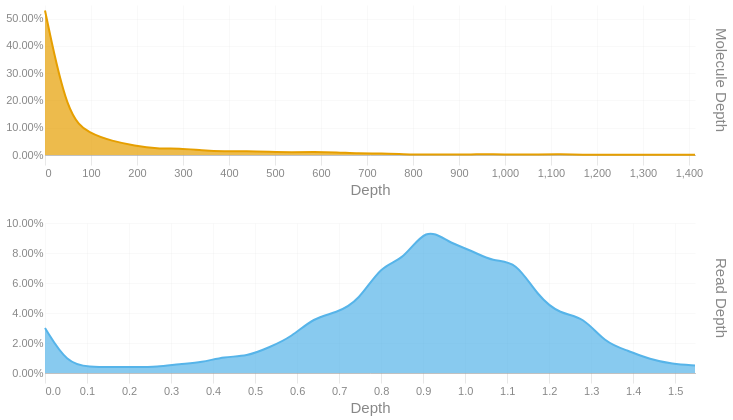

Notebook code cell kept with this figure:
### Code cell
readdep = depth_hist(tb['Read Depth'], q99, 3)
readdep = readdep.with_columns(pl.lit('Read Depth').alias('Metric'))
if not SKIPLR:
    moldep = depth_hist(tb['Molecule Depth'], mol_q99, 1)
    moldep = moldep.with_columns(pl.lit('Molecule Depth').alias('Metric'))
    _hist = pl.concat([readdep, moldep])
    _hist = _hist.filter(pl.col('Proportion') != 0)
    with SafeRender(_hist):
        (
            alt.Chart(_hist)        
            .mark_area(interpolate = "basis")
            .encode(
                x=alt.X('Bin:Q').scale(domainMin=0).axis(alt.Axis(title='Depth')),
                y = alt.Y('Proportion:Q', title = None).axis(format = '.2%'),
                color = alt.Color('Metric:N').legend(None),
                row = alt.Row("Metric:N").header(title = None, labelOrient = 'right'),
                tooltip = [
                    alt.Tooltip("Metric:N", title = "Metric"),
                    alt.Tooltip('Interval:N', title = "Depth Interval"),
                    alt.Tooltip('Proportion:Q', title = "% Alignments").format('.2%')
                ]
            )
            .resolve_scale(x='independent', y='independent')
            .properties(
                height = 150, width = 650,
                usermeta={'embedOptions': {'downloadFileName': f'{samplename}.depth.hist'}}
            )
        ).display()
else:
    readdep = readdep.filter(pl.col('Proportion') != 0)
    with SafeRender(readdep):
        (
            alt.Chart(readdep)        
            .mark_area(interpolate = "basis")
            .encode(
                x=alt.X('Bin:Q').scale(domainMin=0).axis(alt.Axis(title='Depth')),
                y = alt.Y('Proportion:Q', title = None).axis(format = '.2%'),
                tooltip = [
                    alt.Tooltip('Interval:N', title = "Depth Interval"),
                    alt.Tooltip('Proportion:Q', title = "% Alignments").format('.2%')
                ]
            )
            .properties(
                usermeta={'embedOptions': {'downloadFileName': f'{samplename}.depth.hist'}}
            )
        ).display()

### Figure 1 — Vega-Lite specification as saved in the notebook (floating-point values rounded to 4 significant figures)
{"width": 650, "height": 150, "config": {"title": {"anchor": "start", "dy": -15, "fontSize": 18, "color": "#888888", "subtitleColor": "#888888", "subtitleFontSize": 14}, "arc": {"fill": "#0072B2"}, "axis": {"domainColor": "#888888", "domainWidth": 0.5, "gridWidth": 0.2, "grid": false, "titleFontWeight": 400, "titleFontSize": 15, "labelFontSize": 11, "labelColor": "#888888", "tickColor": "#888888", "tickWidth": 0.2, "titleColor": "#888888"}, "axisBand": {"grid": false}, "axisX": {"grid": true, "tickSize": 10, "domainCap": "round"}, "axisY": {"domain": false, "grid": true, "tickSize": 0, "domainCap": "round"}, "background": "transparent", "header": {"labelFontSize": 15, "labelColor": "#888888", "titleFontSize": 15, "titleFontWeight": 600, "titleColor": "#888888"}, "legend": {"labelFont": "sans-serif", "labelFontSize": 12, "labelColor": "#888888", "symbolSize": 100, "symbolType": "circle", "titleFontSize": 12, "titlePadding": 10, "titleColor": "#888888", "title": null}, "range": {"category": ["#E69F00", "#56B4E9", "#009E73", "#F0E442", "#0072B2", "#D55E00", "#CC79A7", "#000000"], "diverging": ["#cfe8f3", "#a2d4ec", "#73bfe2", "#46abdb", "#1696d2", "#12719e"]}, "area": {"fill": "#0072B2", "fillOpacity": 0.7, "line": true, "strokeOpacity": 0.7}, "line": {"color": "#0072B2", "stroke": "#0072B2", "strokeWidth": 2}, "trail": {"color": "#0072B2", "stroke": "#0072B2", "strokeWidth": 0, "size": 1}, "point": {"filled": true, "fillOpacity": 1.0, "size": 95}, "text": {"color": "#888888", "fontSize": 11, "align": "right", "fontWeight": 400, "size": 11}, "bar": {"fill": "#0072B2", "stroke": null}, "view": {"stroke": null, "continuousWidth": 660, "continuousHeight": 400}}, "data": {"name": "data-273d45f80de0422926e42359eb4ffbc8"}, "mark": {"type": "area", "interpolate": "basis"}, "encoding": {"color": {"field": "Metric", "legend": null, "type": "nominal"}, "row": {"field": "Metric", "header": {"title": null, "labelOrient": "right"}, "type": "nominal"}, "tooltip": [{"field": "Metric", "title": "Metric", "type": "nominal"}, {"field": "Interval", "title": "Depth Interval", "type": "nominal"}, {"field": "Proportion", "format": ".2%", "title": "% Alignments", "type": "quantitative"}], "x": {"axis": {"title": "Depth"}, "field": "Bin", "scale": {"domainMin": 0}, "type": "quantitative"}, "y": {"axis": {"format": ".2%"}, "field": "Proportion", "title": null, "type": "quantitative"}}, "resolve": {"scale": {"x": "independent", "y": "independent"}}, "usermeta": {"embedOptions": {"downloadFileName": "S1_Tusket_017.depth.hist"}}, "$schema": "https://vega.github.io/schema/vega-lite/v6.1.0.json", "datasets": {"data-273d45f80de0422926e42359eb4ffbc8": [{"Bin": 0.0, "Interval": "0.0-0.053", "Proportion": 0.03, "Metric": "Read Depth"}, {"Bin": 0.053, "Interval": "0.053-0.107", "Proportion": 0.006, "Metric": "Read Depth"}, {"Bin": 0.107, "Interval": "0.107-0.16", "Proportion": 0.004, "Metric": "Read Depth"}, {"Bin": 0.16, "Interval": "0.16-0.213", "Proportion": 0.004, "Metric": "Read Depth"}, {"Bin": 0.213, "Interval": "0.213-0.267", "Proportion": 0.004, "Metric": "Read Depth"}, {"Bin": 0.267, "Interval": "0.267-0.32", "Proportion": 0.004, "Metric": "Read Depth"}, {"Bin": 0.32, "Interval": "0.32-0.373", "Proportion": 0.006, "Metric": "Read Depth"}, {"Bin": 0.373, "Interval": "0.373-0.427", "Proportion": 0.007, "Metric": "Read Depth"}, {"Bin": 0.427, "Interval": "0.427-0.48", "Proportion": 0.011, "Metric": "Read Depth"}, {"Bin": 0.48, "Interval": "0.48-0.533", "Proportion": 0.011, "Metric": "Read Depth"}, {"Bin": 0.533, "Interval": "0.533-0.587", "Proportion": 0.017, "Metric": "Read Depth"}, {"Bin": 0.587, "Interval": "0.587-0.64", "Proportion": 0.024, "Metric": "Read Depth"}, {"Bin": 0.64, "Interval": "0.64-0.693", "Proportion": 0.037, "Metric": "Read Depth"}, {"Bin": 0.693, "Interval": "0.693-0.747", "Proportion": 0.04, "Metric": "Read Depth"}, {"Bin": 0.747, "Interval": "0.747-0.8", "Proportion": 0.048, "Metric": "Read Depth"}, {"Bin": 0.8, "Interval": "0.8-0.853", "Proportion": 0.072, "Metric": "Read Depth"}, {"Bin": 0.853, "Interval": "0.853-0.907", "Proportion": 0.075, "Metric": "Read Depth"}, {"Bin": 0.907, "Interval": "0.907-0.96", "Proportion": 0.098, "Metric": "Read Depth"}, {"Bin": 0.96, "Interval": "0.96-1.013", "Proportion": 0.087, "Metric": "Read Depth"}, {"Bin": 1.013, "Interval": "1.013-1.067", "Proportion": 0.082, "Metric": "Read Depth"}, {"Bin": 1.067, "Interval": "1.067-1.12", "Proportion": 0.074, "Metric": "Read Depth"}, {"Bin": 1.12, "Interval": "1.12-1.173", "Proportion": 0.075, "Metric": "Read Depth"}, {"Bin": 1.173, "Interval": "1.173-1.227", "Proportion": 0.051, "Metric": "Read Depth"}, {"Bin": 1.227, "Interval": "1.227-1.28", "Proportion": 0.039, "Metric": "Read Depth"}, {"Bin": 1.28, "Interval": "1.28-1.333", "Proportion": 0.038, "Metric": "Read Depth"}, {"Bin": 1.333, "Interval": "1.333-1.387", "Proportion": 0.02, "Metric": "Read Depth"}, {"Bin": 1.387, "Interval": "1.387-1.44", "Proportion": 0.015, "Metric": "Read Depth"}, {"Bin": 1.44, "Interval": "1.44-1.493", "Proportion": 0.009, "Metric": "Read Depth"}, {"Bin": 1.493, "Interval": "1.493-1.547", "Proportion": 0.006, "Metric": "Read Depth"}, {"Bin": 1.547, "Interval": "1.547-1.6", "Proportion": 0.005, "Metric": "Read Depth"}, {"Bin": 0.0, "Interval": "0.0-48.7", "Proportion": 0.53, "Metric": "Molecule Depth"}, {"Bin": 48.7, "Interval": "48.7-97.5", "Proportion": 0.139, "Metric": "Molecule Depth"}, {"Bin": 97.5, "Interval": "97.5-146.2", "Proportion": 0.078, "Metric": "Molecule Depth"}, {"Bin": 146.2, "Interval": "146.2-194.9", "Proportion": 0.051, "Metric": "Molecule Depth"}, {"Bin": 194.9, "Interval": "194.9-243.7", "Proportion": 0.034, "Metric": "Molecule Depth"}, {"Bin": 243.7, "Interval": "243.7-292.4", "Proportion": 0.023, "Metric": "Molecule Depth"}, {"Bin": 292.4, "Interval": "292.4-341.1", "Proportion": 0.024, "Metric": "Molecule Depth"}, {"Bin": 341.1, "Interval": "341.1-389.9", "Proportion": 0.017, "Metric": "Molecule Depth"}, {"Bin": 389.9, "Interval": "389.9-438.6", "Proportion": 0.013, "Metric": "Molecule Depth"}, {"Bin": 438.6, "Interval": "438.6-487.3", "Proportion": 0.014, "Metric": "Molecule Depth"}, {"Bin": 487.3, "Interval": "487.3-536.1", "Proportion": 0.012, "Metric": "Molecule Depth"}, {"Bin": 536.1, "Interval": "536.1-584.8", "Proportion": 0.01, "Metric": "Molecule Depth"}, {"Bin": 584.8, "Interval": "584.8-633.5", "Proportion": 0.011, "Metric": "Molecule Depth"}, {"Bin": 633.5, "Interval": "633.5-682.2", "Proportion": 0.01, "Metric": "Molecule Depth"}, {"Bin": 682.2, "Interval": "682.2-731.0", "Proportion": 0.005, "Metric": "Molecule Depth"}, {"Bin": 731.0, "Interval": "731.0-779.7", "Proportion": 0.006, "Metric": "Molecule Depth"}, {"Bin": 779.7, "Interval": "779.7-828.4", "Proportion": 0.003, "Metric": "Molecule Depth"}, {"Bin": 828.4, "Interval": "828.4-877.2", "Proportion": 0.001, "Metric": "Molecule Depth"}, {"Bin": 877.2, "Interval": "877.2-925.9", "Proportion": 0.002, "Metric": "Molecule Depth"}, {"Bin": 925.9, "Interval": "925.9-974.6", "Proportion": 0.002, "Metric": "Molecule Depth"}, {"Bin": 974.6, "Interval": "974.6-1023.4", "Proportion": 0.003, "Metric": "Molecule Depth"}, {"Bin": 1023.0, "Interval": "1023.4-1072.1", "Proportion": 0.001, "Metric": "Molecule Depth"}, {"Bin": 1072.0, "Interval": "1072.1-1120.8", "Proportion": 0.002, "Metric": "Molecule Depth"}, {"Bin": 1121.0, "Interval": "1120.8-1169.6", "Proportion": 0.003, "Metric": "Molecule Depth"}, {"Bin": 1170.0, "Interval": "1169.6-1218.3", "Proportion": 0.001, "Metric": "Molecule Depth"}, {"Bin": 1218.0, "Interval": "1218.3-1267.0", "Proportion": 0.001, "Metric": "Molecule Depth"}, {"Bin": 1267.0, "Interval": "1267.0-1315.8", "Proportion": 0.001, "Metric": "Molecule Depth"}, {"Bin": 1316.0, "Interval": "1315.8-1364.5", "Proportion": 0.001, "Metric": "Molecule Depth"}, {"Bin": 1364.0, "Interval": "1364.5-1413.2", "Proportion": 0.001, "Metric": "Molecule Depth"}, {"Bin": 1413.0, "Interval": "1413.2-1461.96", "Proportion": 0.001, "Metric": "Molecule Depth"}]}}
